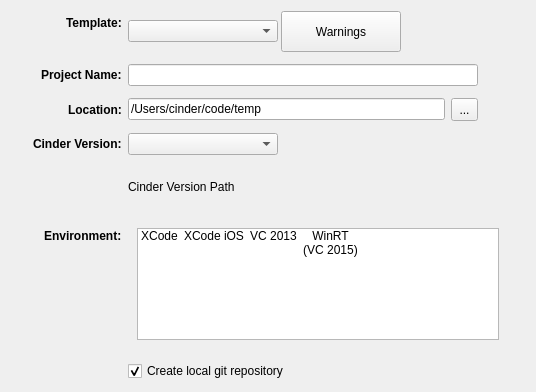
<?xml version="1.0" encoding="UTF-8"?>
<ui version="4.0">
 <class>WizardPageMain</class>
 <widget class="QWizardPage" name="WizardPageMain">
  <property name="geometry">
   <rect>
    <x>0</x>
    <y>0</y>
    <width>536</width>
    <height>392</height>
   </rect>
  </property>
  <property name="windowTitle">
   <string>WizardPage</string>
  </property>
  <property name="styleSheet">
   <string notr="true">QWizardPage#WizardPageMain {
background-color: red;
};</string>
  </property>
  <layout class="QVBoxLayout" name="verticalLayout_2">
   <item>
    <layout class="QVBoxLayout" name="verticalLayout" stretch="1,1">
     <property name="rightMargin">
      <number>0</number>
     </property>
     <item>
      <layout class="QFormLayout" name="formLayout">
       <property name="fieldGrowthPolicy">
        <enum>QFormLayout::FieldsStayAtSizeHint</enum>
       </property>
       <property name="labelAlignment">
        <set>Qt::AlignRight|Qt::AlignTop|Qt::AlignTrailing</set>
       </property>
       <property name="formAlignment">
        <set>Qt::AlignHCenter|Qt::AlignTop</set>
       </property>
       <property name="verticalSpacing">
        <number>12</number>
       </property>
       <item row="0" column="0">
        <widget class="QLabel" name="templateLabel">
         <property name="font">
          <font>
           <weight>75</weight>
           <bold>true</bold>
          </font>
         </property>
         <property name="text">
          <string>Template:</string>
         </property>
        </widget>
       </item>
       <item row="0" column="1">
        <layout class="QHBoxLayout" name="horizontalLayout">
         <property name="spacing">
          <number>3</number>
         </property>
         <property name="sizeConstraint">
          <enum>QLayout::SetFixedSize</enum>
         </property>
         <property name="topMargin">
          <number>0</number>
         </property>
         <item>
          <widget class="QComboBox" name="templateComboBox">
           <property name="minimumSize">
            <size>
             <width>150</width>
             <height>0</height>
            </size>
           </property>
           <property name="frame">
            <bool>true</bool>
           </property>
          </widget>
         </item>
         <item>
          <widget class="QPushButton" name="showErrorsButton">
           <property name="sizePolicy">
            <sizepolicy hsizetype="Minimum" vsizetype="Minimum">
             <horstretch>0</horstretch>
             <verstretch>0</verstretch>
            </sizepolicy>
           </property>
           <property name="minimumSize">
            <size>
             <width>120</width>
             <height>40</height>
            </size>
           </property>
           <property name="baseSize">
            <size>
             <width>0</width>
             <height>0</height>
            </size>
           </property>
           <property name="styleSheet">
            <string notr="true">QPushButton { margin: 0 px;}</string>
           </property>
           <property name="text">
            <string>Warnings</string>
           </property>
           <property name="icon">
            <iconset resource="../TinderBox.qrc">
             <normaloff>:/resources/warning.png</normaloff>:/resources/warning.png</iconset>
           </property>
           <property name="iconSize">
            <size>
             <width>24</width>
             <height>24</height>
            </size>
           </property>
           <property name="flat">
            <bool>false</bool>
           </property>
          </widget>
         </item>
        </layout>
       </item>
       <item row="1" column="0">
        <widget class="QLabel" name="projectNameLabel">
         <property name="font">
          <font>
           <weight>75</weight>
           <bold>true</bold>
          </font>
         </property>
         <property name="text">
          <string>Project Name:</string>
         </property>
        </widget>
       </item>
       <item row="1" column="1">
        <widget class="QLineEdit" name="projectNameLineEdit">
         <property name="sizePolicy">
          <sizepolicy hsizetype="Expanding" vsizetype="Fixed">
           <horstretch>0</horstretch>
           <verstretch>0</verstretch>
          </sizepolicy>
         </property>
         <property name="minimumSize">
          <size>
           <width>350</width>
           <height>0</height>
          </size>
         </property>
         <property name="text">
          <string/>
         </property>
        </widget>
       </item>
       <item row="2" column="0">
        <widget class="QLabel" name="locationLabel">
         <property name="font">
          <font>
           <weight>75</weight>
           <bold>true</bold>
          </font>
         </property>
         <property name="text">
          <string>Location:</string>
         </property>
        </widget>
       </item>
       <item row="2" column="1">
        <layout class="QHBoxLayout" name="horizontalLayout_2">
         <property name="spacing">
          <number>6</number>
         </property>
         <item>
          <widget class="QLineEdit" name="locationLineEdit">
           <property name="minimumSize">
            <size>
             <width>317</width>
             <height>0</height>
            </size>
           </property>
           <property name="text">
            <string>/Users/cinder/code/temp</string>
           </property>
           <property name="cursorPosition">
            <number>23</number>
           </property>
          </widget>
         </item>
         <item>
          <widget class="QToolButton" name="locationButton">
           <property name="minimumSize">
            <size>
             <width>27</width>
             <height>23</height>
            </size>
           </property>
           <property name="maximumSize">
            <size>
             <width>27</width>
             <height>23</height>
            </size>
           </property>
           <property name="text">
            <string>...</string>
           </property>
           <property name="icon">
            <iconset resource="../TinderBox.qrc">
             <normaloff>:/icons/folder.png</normaloff>:/icons/folder.png</iconset>
           </property>
          </widget>
         </item>
        </layout>
       </item>
       <item row="3" column="0">
        <widget class="QLabel" name="cinderVersionLabel">
         <property name="font">
          <font>
           <weight>75</weight>
           <bold>true</bold>
          </font>
         </property>
         <property name="text">
          <string>Cinder Version:</string>
         </property>
        </widget>
       </item>
       <item row="3" column="1">
        <widget class="QComboBox" name="cinderVersionComboBox">
         <property name="minimumSize">
          <size>
           <width>150</width>
           <height>0</height>
          </size>
         </property>
        </widget>
       </item>
       <item row="4" column="1">
        <widget class="QLabel" name="cinderVersionPathLabel">
         <property name="sizePolicy">
          <sizepolicy hsizetype="Expanding" vsizetype="Preferred">
           <horstretch>1</horstretch>
           <verstretch>0</verstretch>
          </sizepolicy>
         </property>
         <property name="text">
          <string>Cinder Version Path</string>
         </property>
         <property name="wordWrap">
          <bool>false</bool>
         </property>
        </widget>
       </item>
       <item row="5" column="0">
        <widget class="QLabel" name="optionsLabel">
         <property name="font">
          <font>
           <weight>75</weight>
           <bold>true</bold>
          </font>
         </property>
         <property name="text">
          <string>Environment:</string>
         </property>
         <property name="alignment">
          <set>Qt::AlignBottom|Qt::AlignLeading|Qt::AlignLeft</set>
         </property>
        </widget>
       </item>
       <item row="5" column="1">
        <widget class="QWidget" name="widget" native="true">
         <property name="sizePolicy">
          <sizepolicy hsizetype="Expanding" vsizetype="Expanding">
           <horstretch>0</horstretch>
           <verstretch>0</verstretch>
          </sizepolicy>
         </property>
         <property name="minimumSize">
          <size>
           <width>380</width>
           <height>110</height>
          </size>
         </property>
         <property name="maximumSize">
          <size>
           <width>400</width>
           <height>130</height>
          </size>
         </property>
         <layout class="QVBoxLayout" name="verticalLayout_4">
          <item>
           <widget class="QListWidget" name="compilerList">
            <property name="sizePolicy">
             <sizepolicy hsizetype="Expanding" vsizetype="Expanding">
              <horstretch>0</horstretch>
              <verstretch>0</verstretch>
             </sizepolicy>
            </property>
            <property name="lineWidth">
             <number>2</number>
            </property>
            <property name="verticalScrollBarPolicy">
             <enum>Qt::ScrollBarAlwaysOff</enum>
            </property>
            <property name="autoScroll">
             <bool>false</bool>
            </property>
            <property name="dragDropOverwriteMode">
             <bool>true</bool>
            </property>
            <property name="dragDropMode">
             <enum>QAbstractItemView::DragDrop</enum>
            </property>
            <property name="selectionMode">
             <enum>QAbstractItemView::MultiSelection</enum>
            </property>
            <property name="iconSize">
             <size>
              <width>48</width>
              <height>48</height>
             </size>
            </property>
            <property name="movement">
             <enum>QListView::Snap</enum>
            </property>
            <property name="resizeMode">
             <enum>QListView::Adjust</enum>
            </property>
            <property name="layoutMode">
             <enum>QListView::SinglePass</enum>
            </property>
            <property name="spacing">
             <number>6</number>
            </property>
            <property name="viewMode">
             <enum>QListView::IconMode</enum>
            </property>
            <property name="uniformItemSizes">
             <bool>false</bool>
            </property>
            <property name="wordWrap">
             <bool>false</bool>
            </property>
            <property name="selectionRectVisible">
             <bool>false</bool>
            </property>
            <item>
             <property name="text">
              <string>XCode</string>
             </property>
             <property name="icon">
              <iconset>
               <normalon>:/icons/xcode.png</normalon>
               <selectedon>:/icons/xcode_selected.png</selectedon>
              </iconset>
             </property>
            </item>
            <item>
             <property name="text">
              <string>XCode iOS</string>
             </property>
             <property name="icon">
              <iconset resource="../TinderBox.qrc">
               <normaloff>:/icons/xcode_ios.png</normaloff>
               <selectedoff>:/icons/xcode_ios_selected.png</selectedoff>:/icons/xcode_ios.png</iconset>
             </property>
            </item>
            <item>
             <property name="text">
              <string>VC 2013</string>
             </property>
             <property name="icon">
              <iconset>
               <normalon>:/icons/vc2013.png</normalon>
               <selectedon>:/icons/vc2013_selected.png</selectedon>
              </iconset>
             </property>
            </item>
            <item>
             <property name="text">
              <string>WinRT
(VC 2015)</string>
             </property>
             <property name="icon">
              <iconset>
               <normalon>:/icons/vc_winrt.png</normalon>
               <selectedoff>:/icons/vc_winrt_selected.png</selectedoff>
              </iconset>
             </property>
            </item>
           </widget>
          </item>
         </layout>
        </widget>
       </item>
       <item row="6" column="0">
        <widget class="QLabel" name="sourceControlLabel">
         <property name="text">
          <string/>
         </property>
        </widget>
       </item>
       <item row="6" column="1">
        <widget class="QCheckBox" name="sourceControlCheckBox">
         <property name="text">
          <string>Create local git repository</string>
         </property>
         <property name="checked">
          <bool>true</bool>
         </property>
        </widget>
       </item>
      </layout>
     </item>
     <item>
      <spacer name="verticalSpacer">
       <property name="orientation">
        <enum>Qt::Vertical</enum>
       </property>
       <property name="sizeType">
        <enum>QSizePolicy::Fixed</enum>
       </property>
       <property name="sizeHint" stdset="0">
        <size>
         <width>20</width>
         <height>0</height>
        </size>
       </property>
      </spacer>
     </item>
    </layout>
   </item>
  </layout>
 </widget>
 <resources>
  <include location="../TinderBox.qrc"/>
 </resources>
 <connections/>
</ui>
